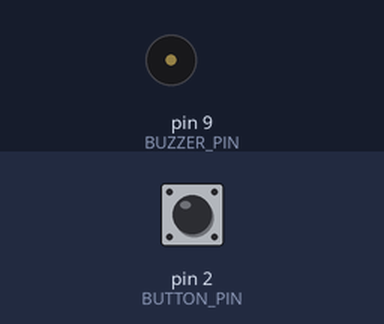
Simulated run of this sketch. Board: Arduino Uno, built with avr-gcc and run on an emulated ATmega328P. On the bench: buzzer (waves = sounding). Inputs (shaded band) come from the test bench; at power-on: pin 2 (BUTTON_PIN) HIGH.

Above: at 1.2 s.
1.3 s: pin 2 (BUTTON_PIN) pulled LOW for 3.2 s
At 1.9 s:
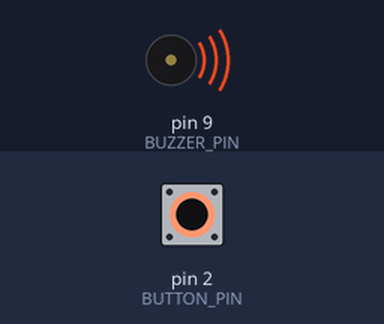
Timing chart, 0 to 6.7 s (numbered marks = the images above; inputs shaded):
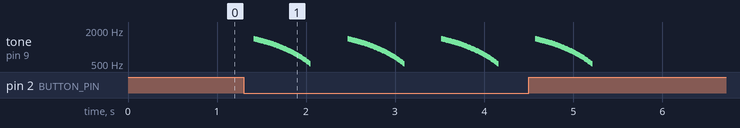

The sketch:

BuzzerMeow.ino
```cpp
const int BUTTON_PIN = 2; // Gomb bemenet
const int BUZZER_PIN = 9; // Buzzer kimenet

void setup() {
  pinMode(BUTTON_PIN, INPUT_PULLUP);
  pinMode(BUZZER_PIN, OUTPUT);
}

void loop() {
  // Megnézzük, le van-e nyomva a gomb (INPUT_PULLUP miatt LOW az aktív)
  if (digitalRead(BUTTON_PIN) == LOW) {
    playCatMeow();
    delay(300); // Prellmentesítés és várakozás az újabb nyomás előtt
  }
}

// Macskanyávogást emuláló frekvenciamenet
void playCatMeow() {
  // 1. Felvezetés: gyors emelkedés 700 Hz-ről ~1400 Hz-re
  for (int freq = 700; freq < 1400; freq += 25) {
    tone(BUZZER_PIN, freq);
    delay(4);
  }

  // 2. A nyávogás teteje / nyújtás (~1400 Hz - 1200 Hz környékén kis lebegtetés)
  for (int freq = 1400; freq > 1150; freq -= 10) {
    tone(BUZZER_PIN, freq);
    delay(8);
  }

  // 3. Lecsengés: lassú ereszkedés 1150 Hz-ről 500 Hz-re
  for (int freq = 1150; freq > 500; freq -= 15) {
    tone(BUZZER_PIN, freq);
    delay(10);
  }

  // Hang kikapcsolása a végén
  noTone(BUZZER_PIN);
}
```

Measured:
- after the input at 1.3 s, tone on pin 9 (BUZZER_PIN): plays 1400 Hz for 0.01 s, 1390 Hz for 0.01 s, 1380 Hz for 0.01 s, 1370 Hz for 0.01 s, 1360 Hz for 0.01 s, 1350 Hz for 0.01 s … (276 notes in this stretch), starting after 0.11 s
